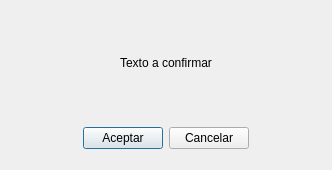
<?xml version="1.0" encoding="UTF-8"?>
<ui version="4.0">
 <class>dlgConfirmar</class>
 <widget class="QDialog" name="dlgConfirmar">
  <property name="geometry">
   <rect>
    <x>0</x>
    <y>0</y>
    <width>332</width>
    <height>170</height>
   </rect>
  </property>
  <property name="windowTitle">
   <string>Dialog</string>
  </property>
  <layout class="QGridLayout" name="gridLayout">
   <item row="0" column="0">
    <layout class="QVBoxLayout" name="verticalLayout">
     <item>
      <spacer name="verticalSpacer_3">
       <property name="orientation">
        <enum>Qt::Vertical</enum>
       </property>
       <property name="sizeType">
        <enum>QSizePolicy::Fixed</enum>
       </property>
       <property name="sizeHint" stdset="0">
        <size>
         <width>20</width>
         <height>10</height>
        </size>
       </property>
      </spacer>
     </item>
     <item>
      <layout class="QHBoxLayout" name="horizontalLayout">
       <item>
        <spacer name="horizontalSpacer_3">
         <property name="orientation">
          <enum>Qt::Horizontal</enum>
         </property>
         <property name="sizeHint" stdset="0">
          <size>
           <width>40</width>
           <height>20</height>
          </size>
         </property>
        </spacer>
       </item>
       <item>
        <widget class="QLabel" name="etqConfirmacion">
         <property name="text">
          <string>&lt;html&gt;&lt;head/&gt;&lt;body&gt;&lt;p align=&quot;center&quot;&gt;Texto a confirmar&lt;/p&gt;&lt;/body&gt;&lt;/html&gt;</string>
         </property>
        </widget>
       </item>
       <item>
        <spacer name="horizontalSpacer_2">
         <property name="orientation">
          <enum>Qt::Horizontal</enum>
         </property>
         <property name="sizeHint" stdset="0">
          <size>
           <width>40</width>
           <height>20</height>
          </size>
         </property>
        </spacer>
       </item>
      </layout>
     </item>
     <item>
      <spacer name="verticalSpacer_2">
       <property name="orientation">
        <enum>Qt::Vertical</enum>
       </property>
       <property name="sizeType">
        <enum>QSizePolicy::Fixed</enum>
       </property>
       <property name="sizeHint" stdset="0">
        <size>
         <width>20</width>
         <height>15</height>
        </size>
       </property>
      </spacer>
     </item>
     <item>
      <layout class="QHBoxLayout" name="horizontalLayout_2">
       <item>
        <spacer name="horizontalSpacer">
         <property name="orientation">
          <enum>Qt::Horizontal</enum>
         </property>
         <property name="sizeHint" stdset="0">
          <size>
           <width>40</width>
           <height>20</height>
          </size>
         </property>
        </spacer>
       </item>
       <item>
        <widget class="QPushButton" name="btnAceptar">
         <property name="text">
          <string>Aceptar</string>
         </property>
        </widget>
       </item>
       <item>
        <widget class="QPushButton" name="btnCancelar">
         <property name="text">
          <string>Cancelar</string>
         </property>
        </widget>
       </item>
       <item>
        <spacer name="horizontalSpacer_5">
         <property name="orientation">
          <enum>Qt::Horizontal</enum>
         </property>
         <property name="sizeHint" stdset="0">
          <size>
           <width>40</width>
           <height>20</height>
          </size>
         </property>
        </spacer>
       </item>
      </layout>
     </item>
     <item>
      <spacer name="verticalSpacer_4">
       <property name="orientation">
        <enum>Qt::Vertical</enum>
       </property>
       <property name="sizeType">
        <enum>QSizePolicy::Fixed</enum>
       </property>
       <property name="sizeHint" stdset="0">
        <size>
         <width>20</width>
         <height>10</height>
        </size>
       </property>
      </spacer>
     </item>
    </layout>
   </item>
  </layout>
 </widget>
 <resources/>
 <connections/>
</ui>
